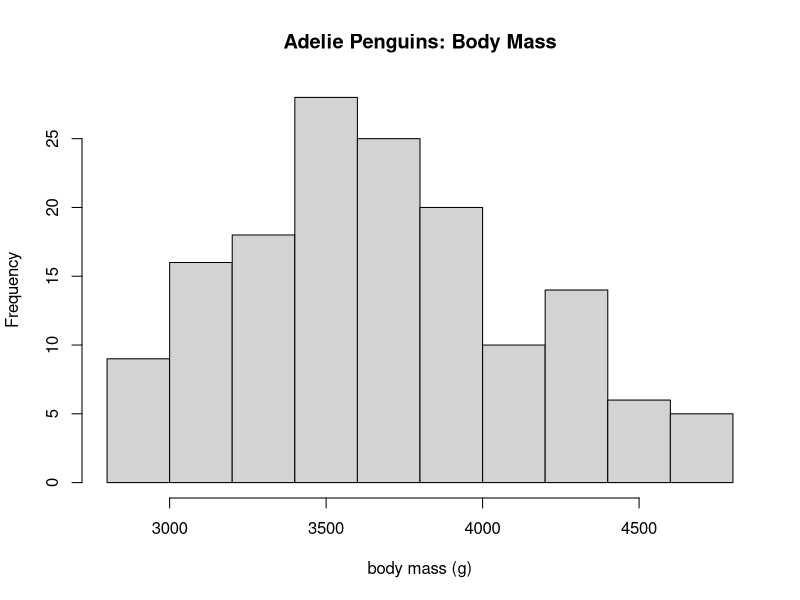
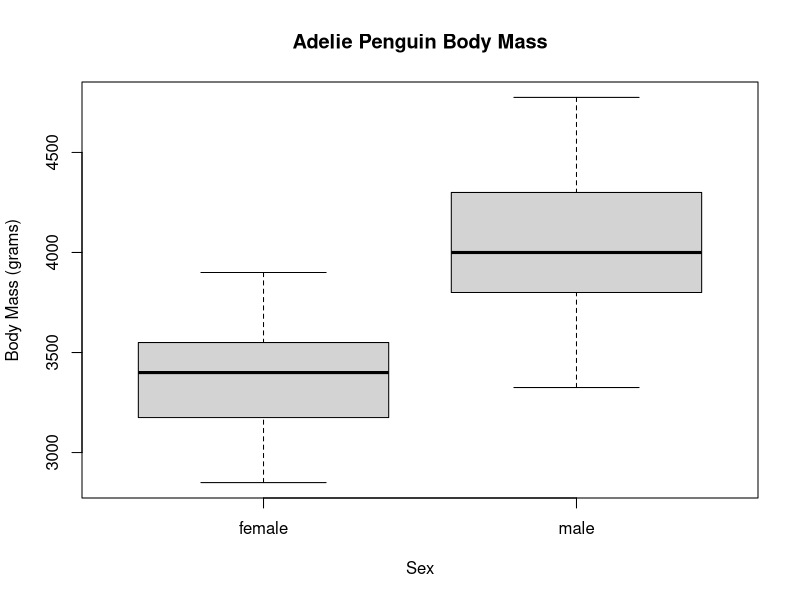

Here is the R script that generated these plots, in order:
require(palmerpenguins)
dev.off()
dat_ade = droplevels(subset(penguins, species == "Adelie"))
dat_ade
hist(dat_ade$body_mass_g, main = "Adelie Penguins: Body Mass", xlab = "body mass (g)")
boxplot(
  dat_ade$body_mass_g ~ dat_ade$sex,
  main = "Adelie Penguin Body Mass",
  xlab = "Sex",
  ylab = "Body Mass (grams)"
  )
sex_f = droplevels(subset(dat_ade, sex == "female"))
sex_m = droplevels(subset(dat_ade, sex == "male"))
t.test(sex_f$body_mass_g, mu = 0)
t.test(sex_m$body_mass_g, alternative = "greater", mu = 3000)
